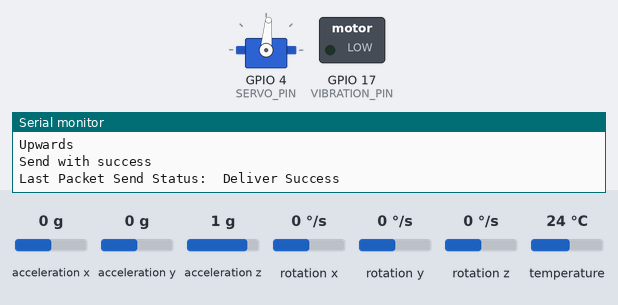
Recording of a sketch running on a simulated ESP32. Shown: servo, switched loads named in the sketch (green lamp = pin HIGH), the last lines printed to the serial monitor. The test bench sets the inputs (shaded band); at power-on: acceleration x 0 g, acceleration y 0 g, acceleration z 1 g, rotation x 0 °/s, rotation y 0 °/s, rotation z 0 °/s, temperature 24 °C.

Above: at 1.3 s.
1.4 s: acceleration x set to -0.3 g
2.9 s: acceleration x set to -0.6 g
At 4.1 s:
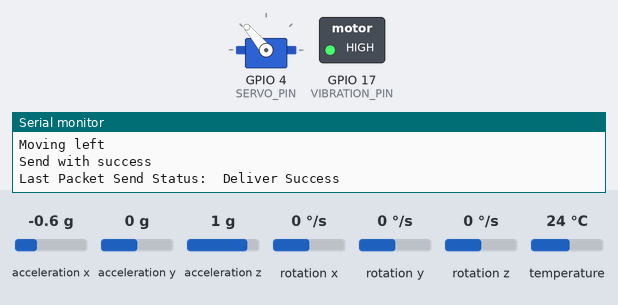
4.4 s: acceleration x set to 0.8 g
At 5.5 s:
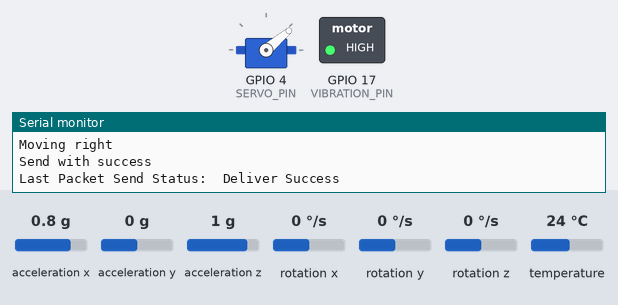
5.9 s: acceleration x set to 0.6 g
7.4 s: acceleration x set to 0.3 g
At 8.0 s:
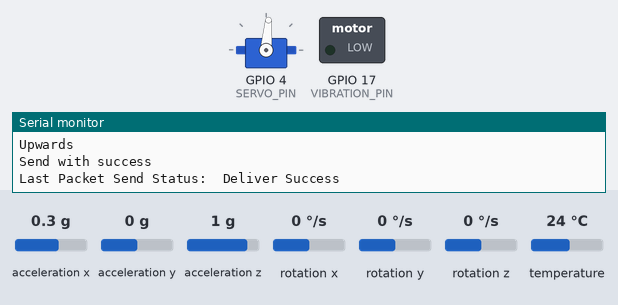
8.9 s: acceleration x set to -1.4 g
At 9.5 s:
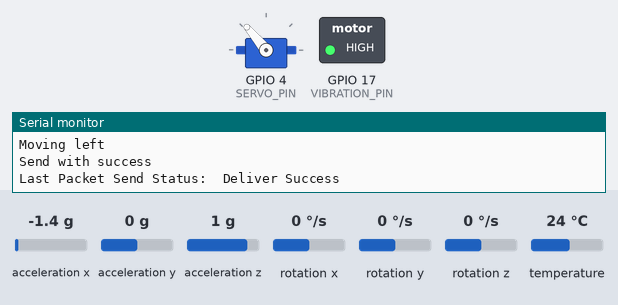
Timing chart, 0 to 11.4 s (numbered marks = the images above; inputs shaded):
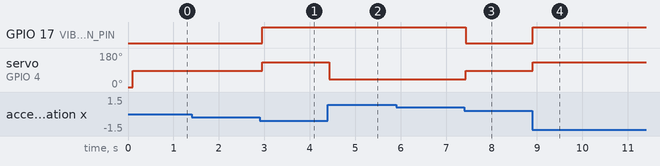

Measured:
- the behaviour switches between -0.4 and -0.5 g on acceleration x (found by bisection; images 0 and 1)
- the behaviour switches between 0.5 and 0.4 g on acceleration x (found by bisection; images 2 and 3)
- after the input at 2.9 s, GPIO 17 (VIBRATION_PIN): LOW → HIGH after 0.05 s; servo on GPIO 4 (SERVO_PIN): 85° → 130° after 0.05 s
- after the input at 4.4 s, servo on GPIO 4 (SERVO_PIN): 130° → 40° at once
- after the input at 7.4 s, GPIO 17 (VIBRATION_PIN): HIGH → LOW at once; servo on GPIO 4 (SERVO_PIN): 40° → 85° at once
- after the input at 8.9 s, GPIO 17 (VIBRATION_PIN): LOW → HIGH at once; servo on GPIO 4 (SERVO_PIN): 85° → 130° at once

The sketch:

gyro_sender_servo.ino
```cpp
// Library imports for ESP-NOW communication
#include <esp_now.h>
#include <WiFi.h>

// MAC address of receiver (94-B9-7E-DA-B4-B0 or E8-68-E7-30-2B-DC)
uint8_t broadcastAddress[] = {0x94, 0xB9, 0x7E, 0xDA, 0xB4, 0xB0};
//uint8_t broadcastAddress[] = {0xE8, 0x68, 0xE7, 0x30, 0x2B, 0xDC};


// Structure to send gyro data (acceleration and rotation for x, y, and z)
typedef struct gyro_data {
  float accel_x;
  float accel_y;
  float accel_z;
  float rot_x;
  float rot_y;
  float rot_z;
} gyro_data;

// Create a gyro_data struct to store and send the current values
gyro_data myData;

// Library imports for MPU-6050 readings
#include <Adafruit_MPU6050.h>
#include <Adafruit_Sensor.h>
#include <Wire.h>

// Create an MPU-6050 object to read data from
Adafruit_MPU6050 mpu;

// Callback function to print status when data is sent
void OnDataSent(const uint8_t *mac_addr, esp_now_send_status_t status) {
  Serial.print("\r\nLast Packet Send Status:\t");
  Serial.println(status == ESP_NOW_SEND_SUCCESS ? "Deliver Success": "Delivery Fail");
}


// Server imports and constants
#include <Servo.h>

// Pin for server input
#define SERVO_PIN 4

// Servo object for MG90S servo motor
Servo servo;

// Set initial server position to 0
int servo_pos = 0;


// Vibration motor pin
#define VIBRATION_PIN 17


void setup() {
  // Set upload speed
  Serial.begin(115200);

  // Set device as a Wi-Fi station
  WiFi.mode(WIFI_STA);

  // Initialize ESP-NOW and check for errors
  if (esp_now_init() != ESP_OK) {
    Serial.println("Error initializing ESP-NOW");
    return;
  }

  // When ESP-NOW is fulled intialized, register our callback function on send
  esp_now_register_send_cb(OnDataSent);

  // Register peer device with above MAC address
  esp_now_peer_info_t peerInfo;
  memcpy(peerInfo.peer_addr, broadcastAddress, 6);
  peerInfo.channel = 0;
  peerInfo.encrypt = false;

  // Add peer device and check for errors
  if (esp_now_add_peer(&peerInfo) != ESP_OK) {
    Serial.println("Failed to add peer");
    return;
  }

  // Try to initialize the MPU-6050 and wait while there are errors
  if (!mpu.begin()) {
    Serial.println("Failed to find MPU-6050 chip...");
    while (1) {
      delay(10);
    }
  }
  Serial.println("MPU-6050 found!");

  // Set accelerometer range and print its value
  mpu.setAccelerometerRange(MPU6050_RANGE_8_G);
  Serial.print("Accelerometer range set to: ");
  switch (mpu.getAccelerometerRange()) {
  case MPU6050_RANGE_2_G:
    Serial.println("+-2G");
    break;
  case MPU6050_RANGE_4_G:
    Serial.println("+-4G");
    break;
  case MPU6050_RANGE_8_G:
    Serial.println("+-8G");
    break;
  case MPU6050_RANGE_16_G:
    Serial.println("+-16G");
    break;
  }

  // Set gyroscope range and print its value
  mpu.setGyroRange(MPU6050_RANGE_500_DEG);
  Serial.print("Gyro range set to: ");
  switch (mpu.getGyroRange()) {
  case MPU6050_RANGE_250_DEG:
    Serial.println("+- 250 deg/s");
    break;
  case MPU6050_RANGE_500_DEG:
    Serial.println("+- 500 deg/s");
    break;
  case MPU6050_RANGE_1000_DEG:
    Serial.println("+- 1000 deg/s");
    break;
  case MPU6050_RANGE_2000_DEG:
    Serial.println("+- 2000 deg/s");
    break;
  }

  // Set bandwith and print its value
  mpu.setFilterBandwidth(MPU6050_BAND_21_HZ);
  Serial.print("Filter bandwidth set to: ");
  switch (mpu.getFilterBandwidth()) {
  case MPU6050_BAND_260_HZ:
    Serial.println("260 Hz");
    break;
  case MPU6050_BAND_184_HZ:
    Serial.println("184 Hz");
    break;
  case MPU6050_BAND_94_HZ:
    Serial.println("94 Hz");
    break;
  case MPU6050_BAND_44_HZ:
    Serial.println("44 Hz");
    break;
  case MPU6050_BAND_21_HZ:
    Serial.println("21 Hz");
    break;
  case MPU6050_BAND_10_HZ:
    Serial.println("10 Hz");
    break;
  case MPU6050_BAND_5_HZ:
    Serial.println("5 Hz");
    break;
  }


  // Attach the servo pin
  servo.attach(SERVO_PIN);
  // Reset the stepper position
  servo.write(servo_pos);


  // Set the vibration motor pin to be a digital output
  pinMode(VIBRATION_PIN, OUTPUT);


  // Put a linebreak and short delay after setup
  Serial.println("");
  delay(100);
}


void loop() {
  // Get new sensor event with the readings
  sensors_event_t a, g, temp;
  mpu.getEvent(&a, &g, &temp);

  // Set myData struct values based on the readings
  myData.accel_x = a.acceleration.x;
  myData.accel_y = a.acceleration.y;
  myData.accel_z = a.acceleration.z;
  myData.rot_x = g.gyro.x;
  myData.rot_y = g.gyro.y;
  myData.rot_z = g.gyro.z;

  // Move the servo with the cardinal in accordance with the
  //  x-acceleration values
  if (myData.accel_x < -4) {
    // Turn on the vibration motor
    digitalWrite(VIBRATION_PIN, HIGH);

    // Move the servo left
    Serial.println("Moving left");
    servo_pos = 130;
  } else if (myData.accel_x > 4) {
    // Turn on the vibration motor
    digitalWrite(VIBRATION_PIN, HIGH);

    // Move the servo right
    Serial.println("Moving right");
    servo_pos = 40;
  } else {
    // Turn off the vibration motor
    digitalWrite(VIBRATION_PIN, LOW);

    // Move the servo right
    Serial.println("Upwards");
    servo_pos = 85;
  }
  servo.write(servo_pos);

  // Send message via ESP-NOW and check for errors
  esp_err_t result = esp_now_send(broadcastAddress, (uint8_t *) &myData, sizeof(myData));
  if (result == ESP_OK) {
    Serial.println("Send with success");
  } else {
    Serial.println("Error sending the data");
  }

  // Put a linebreak and short delay after values sent
  Serial.println("");
  delay(50);
}


// References and Copyrights
/*
  Rui Santos
  Complete project details at https://RandomNerdTutorials.com/esp-now-esp32-arduino-ide/

  Permission is hereby granted, free of charge, to any person obtaining a copy
  of this software and associated documentation files.

  The above copyright notice and this permission notice shall be included in all
  copies or substantial portions of the Software.
*/
```
